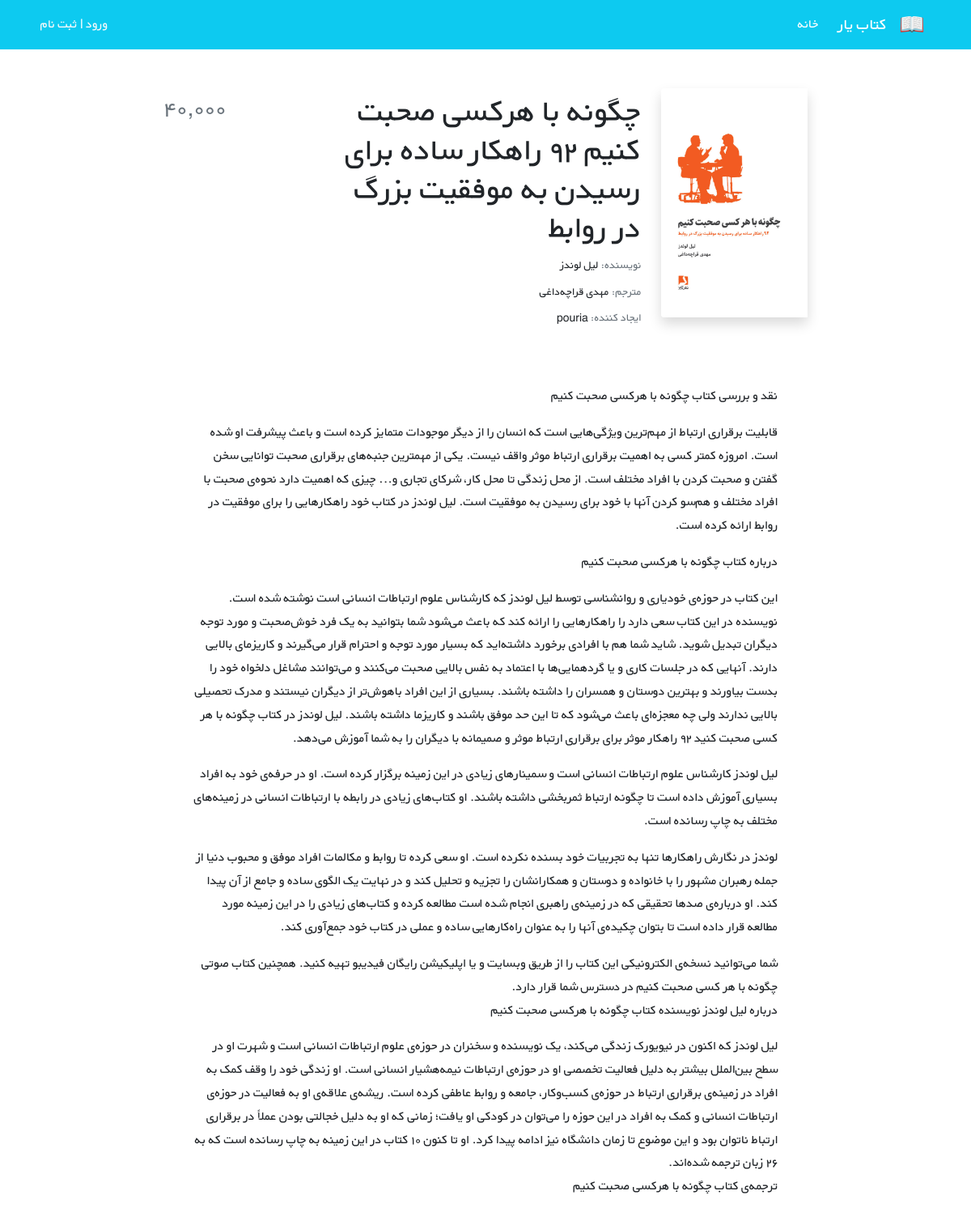
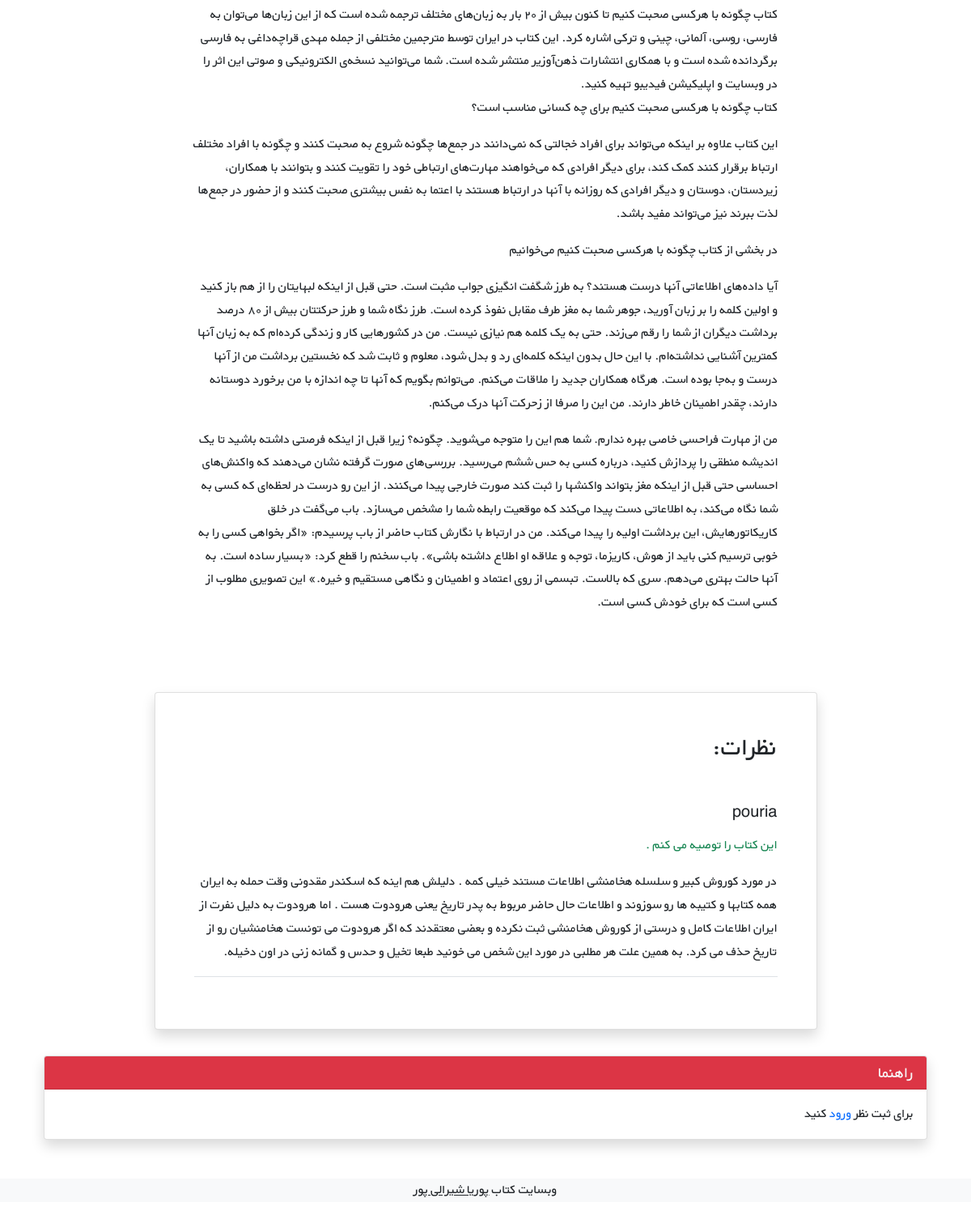
The app's page /books/20/ with its own data (2 pictures, top to bottom).
### books/models.py (models this page shows, shortened)
class Book(models.Model):
    user = models.ForeignKey(get_user_model(), on_delete=models.CASCADE, verbose_name=_('user'))
    title = models.CharField(max_length=200, verbose_name=_('title'))
    author = models.CharField(max_length=200, verbose_name=_('author'))
    translator = models.CharField(max_length=200, blank=True, verbose_name=_('translator'))
    content = models.TextField(verbose_name=_('content'))
    price = models.PositiveBigIntegerField(verbose_name=_('price'))
    cover = models.ImageField(upload_to='covers/', blank=True, verbose_name=_('cover'))
    datetime_created = models.DateTimeField(default=timezone.now, verbose_name=_('datetime_created'))
    datetime_modified = models.DateTimeField(auto_now=True, verbose_name=_('datetime_modified'))
    class Meta:
        verbose_name = _('book')
        verbose_name_plural = _('books')
        ordering = ['-datetime_created']

class Comment(models.Model):
    user = models.ForeignKey(get_user_model(), on_delete=models.CASCADE, verbose_name=_('user'))
    book = models.ForeignKey(Book, on_delete=models.CASCADE, related_name='comments', verbose_name=_('book'))
    text = models.TextField(verbose_name=_('text'))
    is_active = models.BooleanField(default=True, verbose_name=_('is_active'))
    recommend = models.BooleanField(default=True, verbose_name=_('recommend'))
    datetime_created = models.DateTimeField(auto_now_add=True, verbose_name=_('datetime_created'))
    class Meta:
        verbose_name = _('comment')
        verbose_name_plural = _('comments')
        ordering = ['-datetime_created']

### accounts/models.py (models this page shows)
class CustomUser(AbstractUser):
    age = models.PositiveIntegerField(null=True, blank=True, verbose_name=_('age'))

### books/views.py (the view)
# urls.py: path('<int:pk>/', book_details_view, name='details_view'),
def book_details_view(request, pk):
    book = get_object_or_404(Book, pk=pk)
    book_comments = book.comments.all()
    if request.method == 'POST':
        comment_form = CommentForm(request.POST)
        if comment_form.is_valid():
            new_comment = comment_form.save(commit=False)
            new_comment.book = book
            new_comment.user = request.user
            new_comment.save()
    else:
        comment_form = CommentForm()
    context = {'book': book, 'comments': book_comments, 'comment_form': comment_form}
    return render(request, 'books/details_view.html', context)

### books/templatetags/persian_translate_numbers.py (called while the page is built)
@register.filter
def translate_numbers(value):
    value = str(value)
    english_to_persian_table = value.maketrans('0123456789', '۰۱۲۳۴۵۶۷۸۹')
    return value.translate(english_to_persian_table)

### books/templates/books/details_view.html (shortened to what this page needs)
{% extends '_base.html' %}
{% load crispy_forms_filters %}
{% load crispy_forms_tags %}
{% load persian_translate_numbers %}
{% load humanize %}
{% block content %}
    <div class="container mt-5" dir="rtl">
        <div class="">
            <div class="">
                <div class="d-flex justify-content-center">
                    <div class="row w-sm-75 w-100">
                        <div class="col-xs-12 col-md-3 d-flex justify-content-center">
                            <div>
                                {% if book.cover %}
                                    <img src="{{ book.cover.url }}"
                                         class=" shadow img-fluid rounded-start" alt="...">
                                {% endif %}
                            </div>
                        </div>
                        <div class="col-xs-12 col-md-6 text-center text-md-end mt-md-1 mt-4">
                            <h1>{{ book.title }}</h1>
                            <h5 class="small my-1"><span class="text-muted">نویسنده: </span>{{ book.author }}</h5>
                            <h5 class="small my-1"><span class="text-muted">مترجم: </span>{{ book.translator }}</h5>
                            <h5 class="small my-1"><span class="text-muted">ایجاد کننده: </span>{{ book.user }}</h5>
                        </div>
                        <div class="col-xs-12 col-md-3 d-flex flex-column">
                            <h3 class="align-self-center pt-2 text-muted align-self-md-end">
                                {{ book.price|translate_numbers|intcomma:False }}
                            </h3>
                        </div>
                    </div>
                </div>
                <div class="d-flex justify-content-center">
                    <div class="my-3 p-5 w-sm-75 w-100">
                        {{ book.content|linebreaks }}
                    </div>
                </div>
                {% if comments %}
                    <div class="d-flex justify-content-center">
                        <div class="card shadow my-3 p-5 w-sm-75 w-100">
                            <h2 class="mb-5">نظرات:</h2>
                            {% for comment in comments %}
                                {% if comment.is_active %}
                                    <div class="border-bottom mb-3">
                                        <h5 class="mb-3">{{ comment.user.username }}</h5>
                                        {% if comment.recommend %}
                                            <p class="text text-success">این کتاب را توصیه می کنم .</p>
                                        {% else %}
                                            <p class="text text-danger">این کتاب را توصیه نمی کنم .</p>
                                        {% endif %}
                                        <p>{{ comment.text|linebreaks }}</p>
                                    </div>
                                {% endif %}
                            {% endfor %}
                        </div>
                    </div>
                {% endif %}
                {% if user.is_authenticated %}
                    <div class="d-flex justify-content-center">
                        <div class="card shadow my-3 p-5 w-sm-75 w-100">
                            <h3>نظر خود را وارد کنید:</h3>
                            <form method="POST">
                                {% csrf_token %}
                                <div class="form-group py-2">
                                    <label class="py-1" for="comment_text">متن نظر:</label>
                                    <textarea class="form-control" name="text" rows="3"
                                              placeholder="نظر خود را اینجا وارد کنید."></textarea>
                                </div>
                                <div class="form-check">
                                    <input class="form-check-input" type="checkbox" name="recommend">
                                    <label class="form-check-label">
                                        پیشنهاد می کنم
                                    </label>
                                </div>
                                <button type="submit" class="btn btn-primary mt-3">ارسال</button>
                            </form>
                        </div>
                    </div>
                {% else %}
                    <div>
                        <div class="card my-3 shadow">
                            <h5 class="card-header bg-danger text-light">راهنما</h5>
                            <div class="card-body">
                                <p class="card-text">
                                    برای ثبت نظر <a style="text-decoration: none" href="{% url 'login' %}">ورود</a> کنید
                                </p>
                            </div>
                        </div>
                    </div>
                {% endif %}
            </div>
        </div>
    </div>
{% endblock %}

### static/css/style.css (style rules this page uses)
* { font-family: 'BYekan', sans-serif; line-height: 1.8rem; }
@media (min-width: 576px) { .w-sm-75 { width: 75%!important; } }

### records on screen
Book: cover (picture), title "چگونه با هرکسی صحبت کنیم ۹۲ راهکار ساده برای رسیدن به موفقیت بزرگ در روابط", author "لیل لوندز", translator "مهدی قراچه‌داغی", user "pouria", price|translate_numbers "۴۰,۰۰۰", content "نقد و بررسی کتاب چگونه با هرکسی صحبت کنیم قابلیت برقراری ارتباط از مهم‌ترین ویژگی‌هایی است که انسان را از دیگر موجودات متمایز کرده است و باعث پیشرفت او شده است. امروزه کمتر کسی به اهمیت برقراری ارتباط موثر واقف نیست. یکی از مهمترین جنبه‌های برقراری صحبت توانایی سخن گفتن و صحبت کردن با افراد مختلف است. از محل زندگی تا محل کار، شرکای تجاری و... چیزی که اهمیت دارد نحوه‌ی صحبت با افراد مختلف و هم‌سو کردن آنها با خود برای رسیدن به موفقیت است. لیل لوندز در کتاب خود راهکارهایی را برای موفقیت در روابط ارائه کرده است. درباره کتاب چگونه با هرکسی صحبت کنیم این کتاب در حوزه‌ی خودیاری و روانشناسی توسط لیل لوندز که کارشناس علوم ارتباطات انسانی است نوشته شده است. نویسنده در این کتاب سعی دارد را راهکارهایی…"
Comment: user.username "pouria", recommend "این کتاب را توصیه می کنم .", text "در مورد کوروش کبیر و سلسله هخامنشی اطلاعات مستند خیلی کمه . دلیلش هم اینه که اسکندر مقدونی وقت حمله به ایران همه کتابها و کتیبه ها رو سوزوند و اطلاعات حال حاضر مربوط به پدر تاریخ یعنی هرودوت هست . اما هرودوت به دلیل نفرت از ایران اطلاعات کامل و درستی از کوروش هخامنشی ثبت نکرده و بعضی معتقدند که اگر هرودوت می تونست هخامنشیان رو از تاریخ حذف می کرد. به همین علت هر مطلبی در مورد این شخص می خونید طبعا تخیل و حدس و گمانه زنی در اون دخیله."
